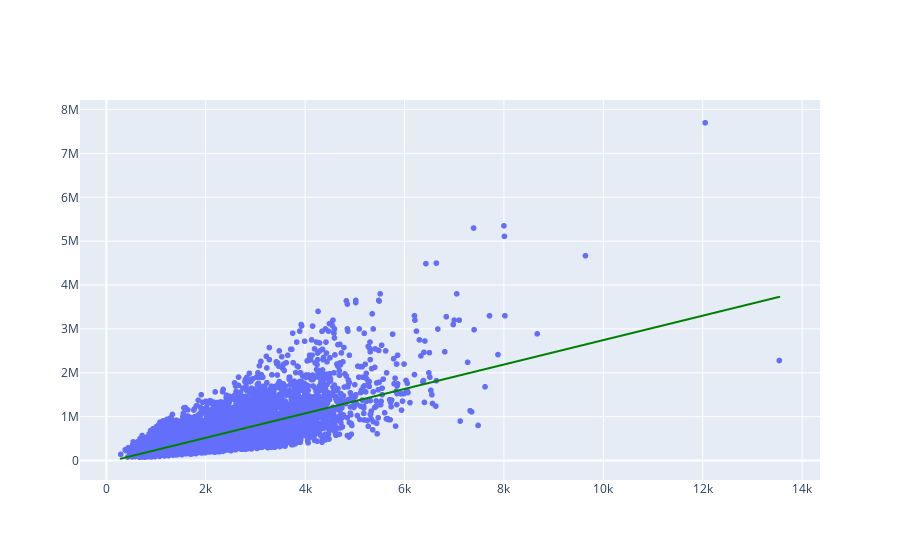

This figure's notebook cell:
### Code cell
grafico1 = px.scatter(x=X_casas_treinamento.ravel(), y= y_casas_treinamento)
grafico2 = px.line(x=X_casas_treinamento.ravel(), y = Previsoes)
grafico2.data[0].line.color='green'
grafico3 = go.Figure(data=grafico1.data +grafico2.data) #para concatenar os dados dos graficos
grafico3

### Figure 1 — Plotly figure (JSON) as saved in the notebook; plotly's stock layout.template omitted (floating-point values rounded to 4 significant figures; data arrays with more than 128 entries replaced by an {"elided": "..."} marker saying what was removed)
{"data": [{"hovertemplate": "x=%{x}<br>y=%{y}<extra></extra>", "legendgroup": "", "marker": {"color": "#636efa", "symbol": "circle"}, "mode": "markers", "name": "", "showlegend": false, "type": "scattergl", "x": {"elided": "15129 int values"}, "xaxis": "x", "y": {"elided": "15129 int values"}, "yaxis": "y"}, {"hovertemplate": "x=%{x}<br>y=%{y}<extra></extra>", "legendgroup": "", "line": {"color": "green", "dash": "solid"}, "marker": {"symbol": "circle"}, "mode": "lines", "name": "", "showlegend": false, "type": "scattergl", "x": {"elided": "15129 int values"}, "xaxis": "x", "y": {"elided": "15129 float values"}, "yaxis": "y"}], "layout": {}}
